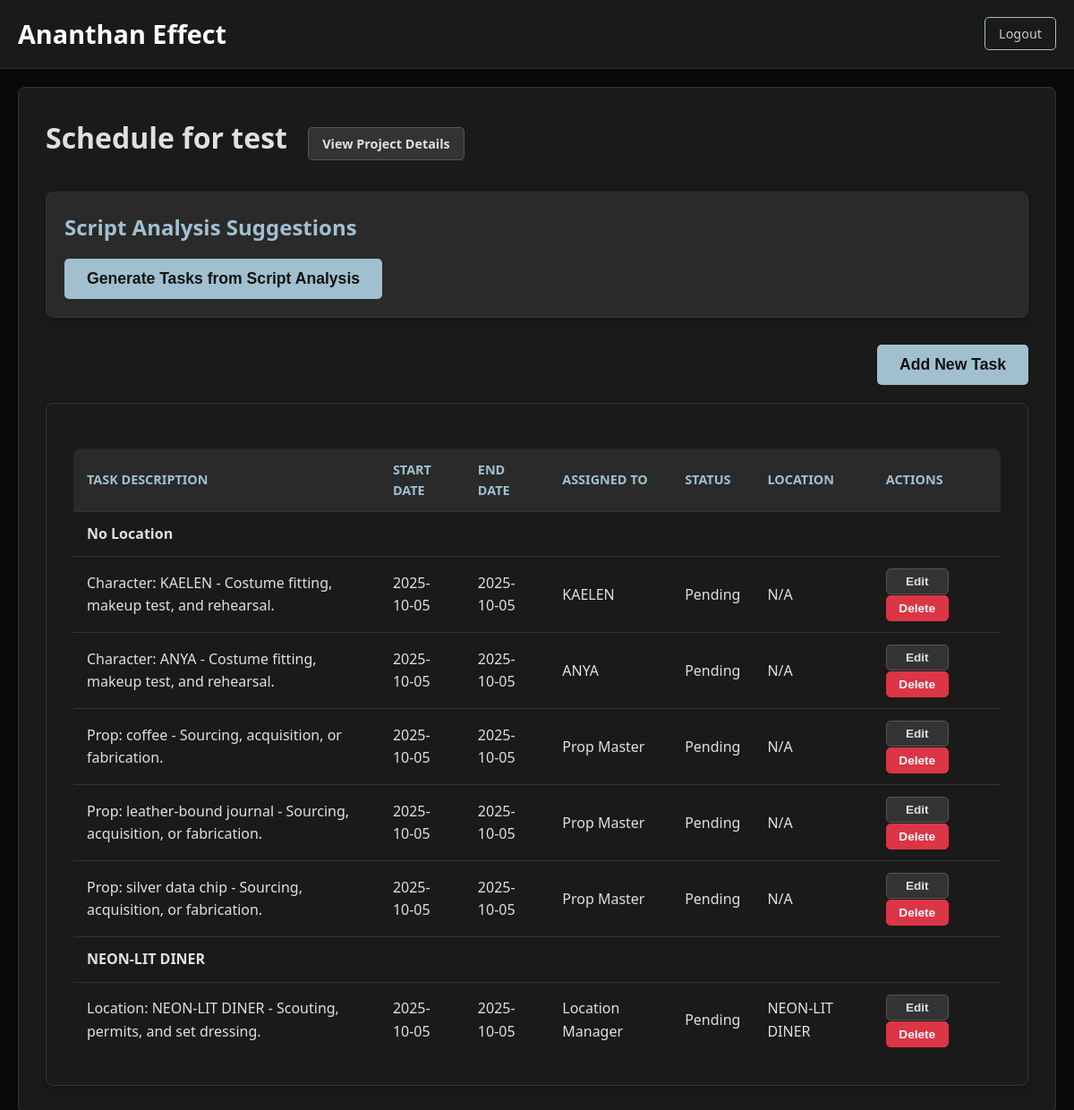
Page /schedule/1 (signed in) on the earlier database version.
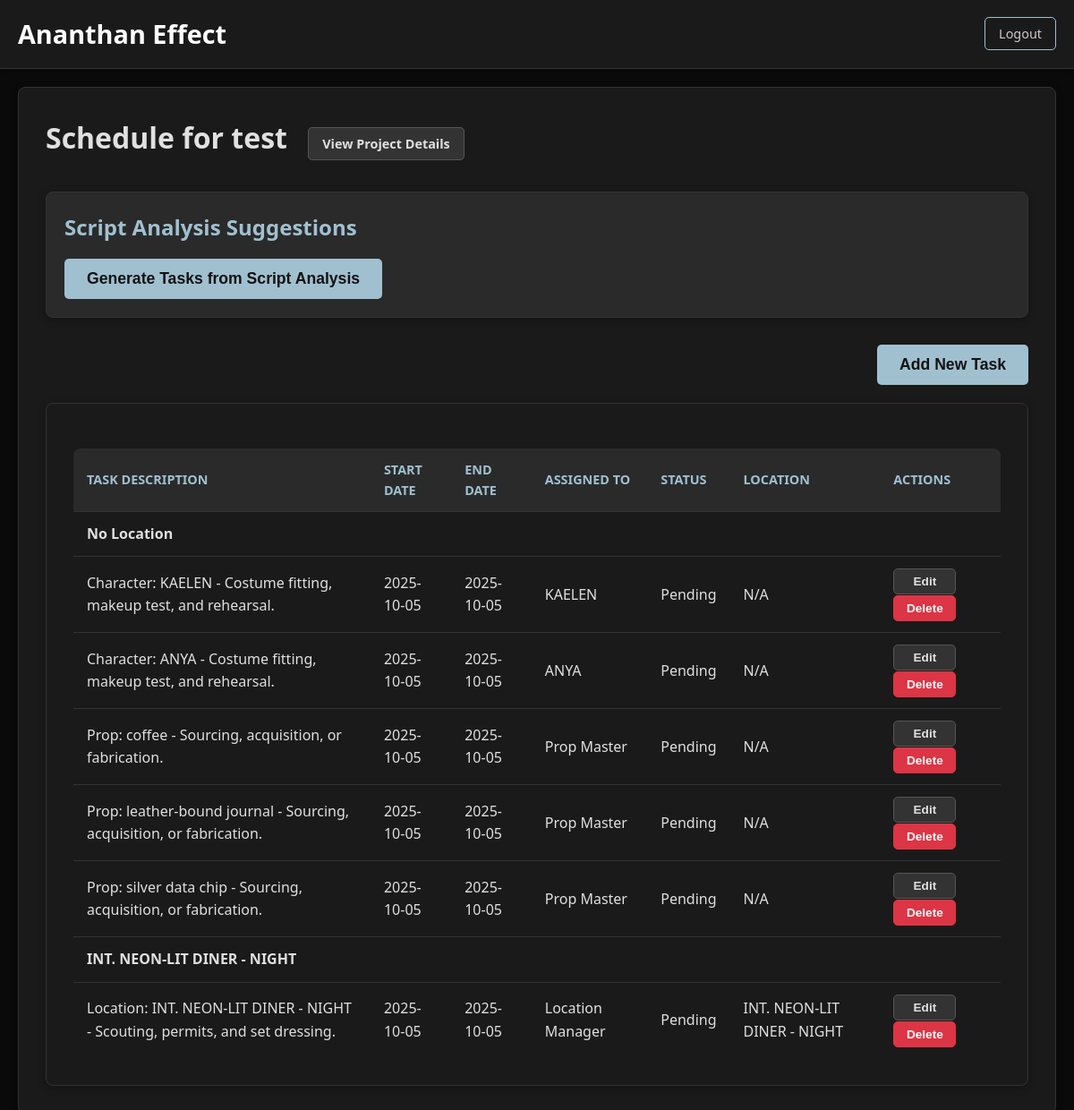
Same page on the later database version.
### app.py (models this page shows)
class Schedule(db.Model):
    id = db.Column(db.Integer, primary_key=True)
    project_id = db.Column(db.Integer, db.ForeignKey('project.id'), nullable=False)
    task_description = db.Column(db.String(500), nullable=False)
    start_date = db.Column(db.Date, nullable=False)
    end_date = db.Column(db.Date, nullable=False)
    assigned_to = db.Column(db.String(100), nullable=True)
    status = db.Column(db.String(50), nullable=False, default='Pending')
    location = db.Column(db.String(100), nullable=True)
    project = db.relationship('Project', backref='schedules', lazy=True)

### app.py (the view)
@app.route('/schedule/<int:project_id>')
@login_required
def schedule(project_id):
    project = Project.query.get_or_404(project_id)
    if project.author != current_user:
        abort(403) # Forbidden
    script_analysis_results = session.get('script_analysis_results', {})
    characters = script_analysis_results.get('characters', [])
    locations = script_analysis_results.get('locations', [])
    props = script_analysis_results.get('props', [])
    schedule_items = Schedule.query.filter_by(project_id=project.id).all()
    schedule_by_location = {}
    for item in schedule_items:
        location = item.location if item.location else "No Location"
        if location not in schedule_by_location:
            schedule_by_location[location] = []
        schedule_by_location[location].append(item)
    return render_template('schedule.html', project=project, schedule_by_location=schedule_by_location, characters=characters, locations=locations, props=props)

### app.py (called while the page is built)
@login_manager.user_loader
def load_user(user_id):
    return User.query.get(int(user_id))

### templates/schedule.html (shortened to what this page needs)
{% extends "layout.html" %}
{% block content %}
<div class="container">
    <div class="section">
        <h2>Schedule for {{ project.name }} <a href="{{ url_for('project_detail', project_id=project.id) }}" class="btn btn-secondary" style="margin-left: 15px;">View Project Details</a></h2>
        <div class="script-suggestions section">
            <h3>Script Analysis Suggestions</h3>
            <button id="generate-tasks-btn" class="btn-primary">Generate Tasks from Script Analysis</button>
        </div>
        <div class="schedule-controls">
            <button id="add-schedule-btn" class="btn-primary">Add New Task</button>
        </div>
        <div class="section">
            <table id="schedule-table" class="data-table">
                <thead>
                    <tr>
                        <th>Task Description</th>
                        <th>Start Date</th>
                        <th>End Date</th>
                        <th>Assigned To</th>
                        <th>Status</th>
                        <th>Location</th>
                        <th>Actions</th>
                    </tr>
                </thead>
                <tbody>
                    {% for location, items in schedule_by_location.items() %}
                        <tr class="location-header">
                            <td colspan="7"><strong>{{ location }}</strong></td>
                        </tr>
                        {% for item in items %}
                            <tr data-id="{{ item.id }}">
                                <td>{{ item.task_description }}</td>
                                <td>{{ item.start_date.strftime('%Y-%m-%d') }}</td>
                                <td>{{ item.end_date.strftime('%Y-%m-%d') }}</td>
                                <td>{{ item.assigned_to if item.assigned_to else 'N/A' }}</td>
                                <td>{{ item.status }}</td>
                                <td>{{ item.location if item.location else 'N/A' }}</td>
                                <td>
                                    <button class="edit-schedule-btn btn-secondary" data-id="{{ item.id }}">Edit</button>
                                    <button class="delete-schedule-btn btn-danger" data-id="{{ item.id }}">Delete</button>
                                </td>
                            </tr>
                        {% endfor %}
                    {% endfor %}
                </tbody>
            </table>
        </div>
    </div>
</div>
{% endblock %}

Differences in the rows shown:
changed Schedule "Location Manager": location "NEON-LIT DINER" → "INT. NEON-LIT DINER - NIGHT"; task_description "Location: NEON-LIT DINER - Scouting, permits, and set dressing." → "Location: INT. NEON-LIT DINER - NIGHT - Scouting, permits, and set dressing."
